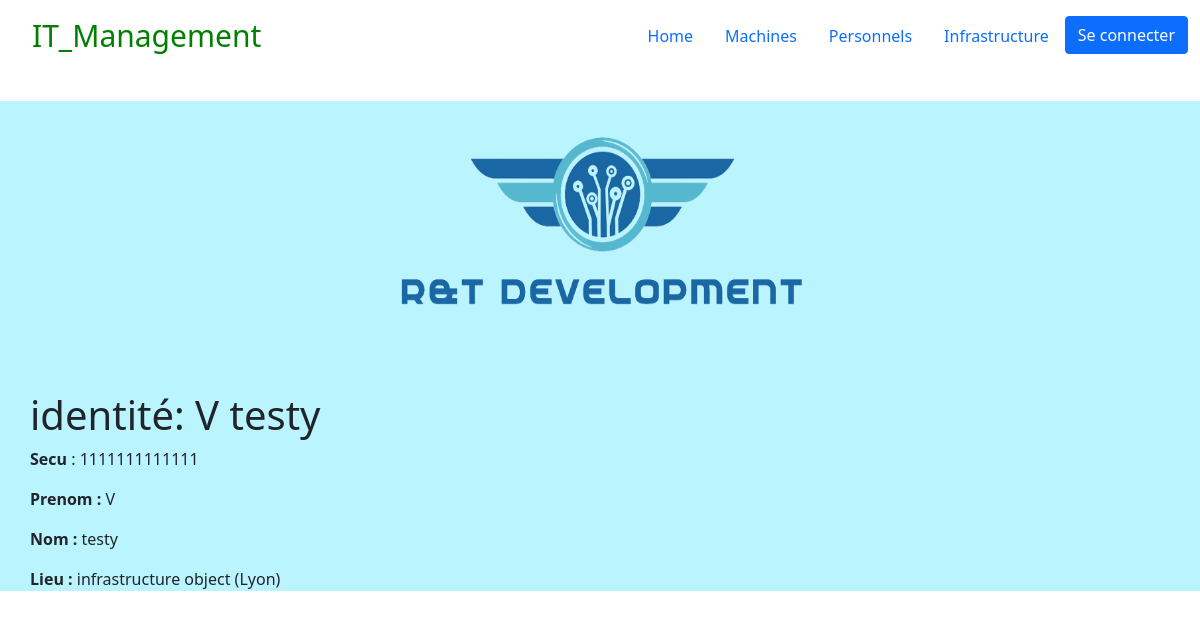
Page /computerApp/personnels/1111111111111 on the committed database.
### computerApp/models.py (models this page shows)
class Personnel(models.Model):
	secu = models.BigIntegerField(
		primary_key= True,
	)
	nom = models.CharField(
		max_length=15
	)
	prenom =models.CharField(
		max_length=15
	)
	lieu=models.ForeignKey(infrastructure, default=None, null=True, on_delete=models.SET_NULL)
	id=models.ForeignKey(Machine, default=None, null=True, on_delete=models.SET_NULL)

class infrastructure(models.Model):
	lieu = models.CharField(
		primary_key=True,
		max_length=15
	)
	machines = models.IntegerField(
	)
	manager = models.CharField(
		max_length=20
	)
	employe = models.IntegerField(
	)

### computerApp/views.py (the view)
# urls.py: path('personnels/<pk>', views.personnel_detail_view, name='personnel-detail'),
def personnel_detail_view(request, pk):
    personnel = get_object_or_404(Personnel, secu=pk)
    context = {'personnel': personnel }
    return render(request, 'computerapp/personnel_detail.html', context)

### computerApp/templates/computerapp/personnel_detail.html
{% extends "index.html" %}
{% block content %}
    <h1 style="margin-left: 30px;"> identité: {{personnel.prenom}} {{ personnel.nom }} </h1>
    <p style="margin-left: 30px;"><strong>Secu</strong> : {{ personnel.secu }}</a></p>
    <p style="margin-left: 30px;"><strong>Prenom :
    </strong > {{ personnel.prenom }}</p>
    <p style="margin-left: 30px;"><strong> Nom :
    </strong> {{ personnel.nom }}</p>
    <p style="margin-left: 30px;"><strong> Lieu :
    </strong> {{ personnel.lieu }}</p>
{% endblock %}

### rows in the picture
Personnel: prenom "V", nom "testy", secu "1111111111111", lieu "infrastructure object (Lyon)"
